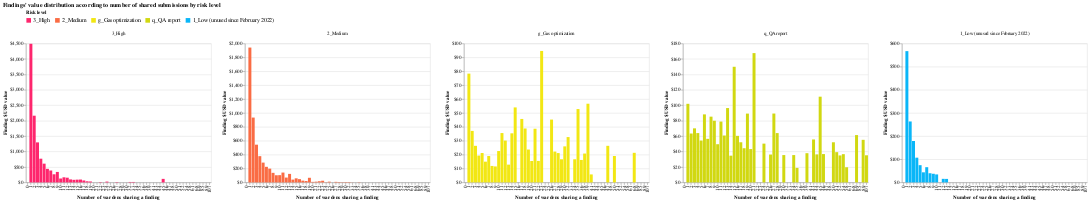

The notebook cell this image was saved under:
### Code cell
alt.Chart(df.groupby(["risk_label", "split"])["awardUSD"].median().reset_index(),
          width=400,
          title="Findings' value distribution according to number of shared submissions by risk level"
).transform_filter(
    alt.datum.risk_label != "0_Very low (unused since February 2022)"
).mark_bar().encode(
    x=alt.X("split:O", title="Number of wardens sharing a finding"),
    y=alt.Y("awardUSD:Q", title="Finding $USD value", axis=alt.Axis(format='$,.0f')),
    color=alt.Color(
        'risk_label:N', 
        title="Risk level",
        scale=alt.Scale(domain=ordered_legend_reports_labels[:-1], range=label_colors[:-1]),
        legend=alt.Legend(orient="top", labelFontSize=12, labelLimit=250),
    ),
    column=alt.Column("risk_label:N", sort=ordered_legend_reports_labels[:-1], title=""),
    tooltip=["risk_label:N", "split:O", "awardUSD:Q"]
).resolve_scale(
    y='independent'
).resolve_axis(
    x='independent'
)

### Figure 1 — Vega-Lite specification as saved in the notebook (floating-point values rounded to 4 significant figures; data arrays with more than 128 entries replaced by an {"elided": "..."} marker saying what was removed)
{"config": {"view": {"continuousWidth": 400, "continuousHeight": 300}}, "data": {"name": "data-af3ce811592efad0bfdba27ce83075c7"}, "mark": "bar", "encoding": {"color": {"field": "risk_label", "legend": {"labelFontSize": 12, "labelLimit": 250, "orient": "top"}, "scale": {"domain": ["3_High", "2_Medium", "g_Gas optimization", "q_QA report", "1_Low (unused since February 2022)"], "range": ["#FE266D", "#FA6C44", "#F2E713", "#D1D811", "#0AB6F8"]}, "title": "Risk level", "type": "nominal"}, "column": {"field": "risk_label", "sort": ["3_High", "2_Medium", "g_Gas optimization", "q_QA report", "1_Low (unused since February 2022)"], "title": "", "type": "nominal"}, "tooltip": [{"field": "risk_label", "type": "nominal"}, {"field": "split", "type": "ordinal"}, {"field": "awardUSD", "type": "quantitative"}], "x": {"field": "split", "title": "Number of wardens sharing a finding", "type": "ordinal"}, "y": {"axis": {"format": "$,.0f"}, "field": "awardUSD", "title": "Finding $USD value", "type": "quantitative"}}, "resolve": {"axis": {"x": "independent"}, "scale": {"y": "independent"}}, "title": "Findings' value distribution according to number of shared submissions by risk level", "transform": [{"filter": "(datum.risk_label !== '0_Very low (unused since February 2022)')"}], "width": 400, "$schema": "https://vega.github.io/schema/vega-lite/v4.17.0.json", "datasets": {"data-af3ce811592efad0bfdba27ce83075c7": {"elided": "166 records"}}}
